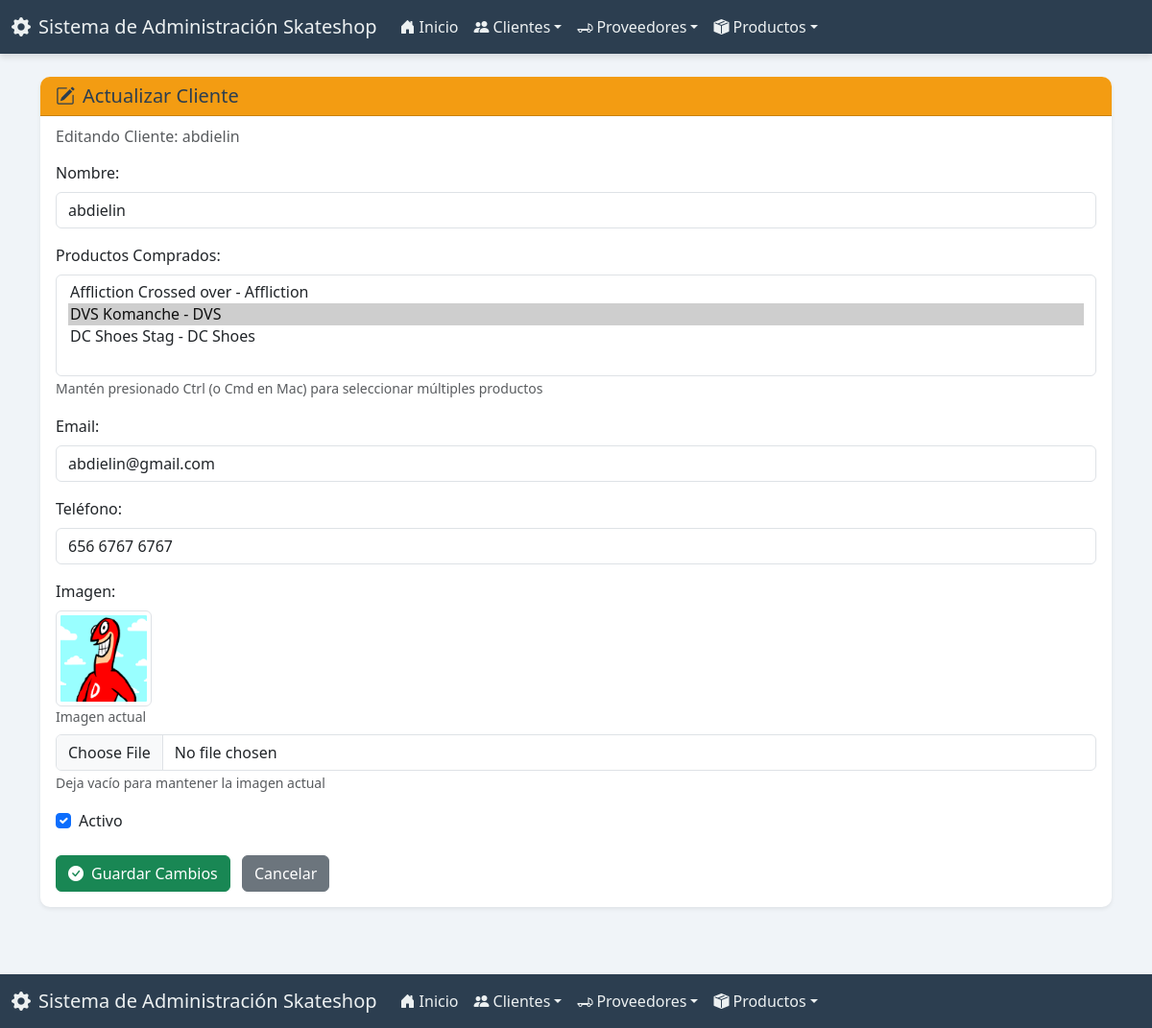
/cliente/actualizar/4/, run on the app's committed database.
### app_Skateshop/models.py (models this page shows, shortened)
class Cliente(models.Model):
    id_cliente = models.AutoField(primary_key=True)
    nombre = models.CharField(max_length=100)
    compra = models.ManyToManyField(Producto, blank=True, related_name="clientes")
    email = models.EmailField(unique=True)
    telefono = models.CharField(max_length=15, blank=True, null=True)
    direccion = models.TextField(blank=True, null=True)
    fecha_registro = models.DateField(auto_now_add=True)
    activo = models.BooleanField(default=True)
    imagen = models.ImageField(upload_to='clientes/', blank=True, null=True)

class Producto(models.Model):
    nombre = models.CharField(max_length=100)
    descripcion = models.TextField(blank=True, null=True)
    precio = models.DecimalField(max_digits=10, decimal_places=2)
    stock = models.PositiveIntegerField(default=0)
    proveedor = models.ForeignKey(Proveedor, on_delete=models.CASCADE, related_name="productos")
    marca = models.CharField(max_length=50)
    modelo = models.CharField(max_length=50, blank=True, null=True)
    fecha_agregado = models.DateField(auto_now_add=True)
    disponible = models.BooleanField(default=True)
    imagen = models.ImageField(upload_to='productos/', blank=True, null=True)

### app_Skateshop/views.py (the view)
# urls.py: path('cliente/actualizar/<int:pk>/', views.actualizar_cliente, name='actualizar_cliente'),
def actualizar_cliente(request, pk):
    cliente_a_actualizar = get_object_or_404(Cliente, pk=pk)
    productos = Producto.objects.all()
    context = {'cliente': cliente_a_actualizar, 'productos': productos}
    return render(request, 'cliente/actualizar_cliente.html', context)

### app_Skateshop/templates/cliente/actualizar_cliente.html (shortened to what this page needs)
{% extends 'base.html' %}
{% block content %}
<div class="card shadow-sm">
    <div class="card-header bg-warning text-dark"><h5 class="mb-0"><i class="bi bi-pencil-square me-2"></i>Actualizar Cliente</h5></div>
    <div class="card-body">
        <form method="post" action="{% url 'realizar_actualizacion_cliente' pk=cliente.pk %}" enctype="multipart/form-data">
            <h6 class="card-subtitle mb-3 text-muted">Editando Cliente: {{ cliente.nombre }}</h6>
            <div class="mb-3"><label for="nombre" class="form-label">Nombre:</label><input type="text" class="form-control" id="nombre" name="nombre" value="{{ cliente.nombre }}" required></div>
            <div class="mb-3"><label for="compra" class="form-label">Productos Comprados:</label><select multiple class="form-control" id="compra" name="compra">{% for producto in productos %}<option value="{{ producto.id }}" {% if producto in cliente.compra.all %}selected{% endif %}>{{ producto.nombre }} - {{ producto.marca }}</option>{% endfor %}</select><small class="text-muted">Mantén presionado Ctrl (o Cmd en Mac) para seleccionar múltiples productos</small></div>
            <div class="mb-3"><label for="email" class="form-label">Email:</label><input type="email" class="form-control" id="email" name="email" value="{{ cliente.email }}" required></div>
            <div class="mb-3"><label for="telefono" class="form-label">Teléfono:</label><input type="text" class="form-control" id="telefono" name="telefono" value="{{ cliente.telefono|default_if_none:'' }}"></div>
            <div class="mb-3">
                <label for="imagen" class="form-label">Imagen:</label>
                {% if cliente.imagen %}
                    <div class="mb-2">
                        <img src="{{ cliente.imagen.url }}" alt="Imagen actual" class="img-thumbnail" style="width: 100px; height: 100px; object-fit: cover;">
                        <small class="text-muted d-block">Imagen actual</small>
                    </div>
                {% endif %}
                <input type="file" class="form-control" id="imagen" name="imagen" accept="image/*">
                <small class="text-muted">Deja vacío para mantener la imagen actual</small>
            </div>
            <div class="form-check mb-4"><input class="form-check-input" type="checkbox" name="activo" id="activo" {% if cliente.activo %}checked{% endif %}><label class="form-check-label" for="activo">Activo</label></div>
            <button type="submit" class="btn btn-success"><i class="bi bi-check-circle-fill me-2"></i>Guardar Cambios</button>
            <a href="{% url 'ver_clientes' %}" class="btn btn-secondary ms-2">Cancelar</a>
        </form>
    </div>
</div>
{% endblock %}

### static/css/style.css (style rules this page uses)
body { background-color: #f0f4f8; color: #34495e; }
.card { border: none; border-radius: 10px; box-shadow: 0 6px 12px rgba(0, 0, 0, 0.08); }
.card-header { font-weight: bold; border-radius: 10px 10px 0 0 !important; }
.card-header.bg-warning { background-color: #f39c12 !important; color: #2c3e50 !important; }
.page-container { display: flex; flex-direction: column; min-height: 100vh; }

### data on the page
Cliente: nombre "abdielin", compra "Affliction Crossed over - Affliction / DVS Komanche - DVS ☑ / DC Shoes Stag - DC Shoes", email "abdielin@gmail.com", telefono "656 6767 6767", imagen (picture), activo "☑"
